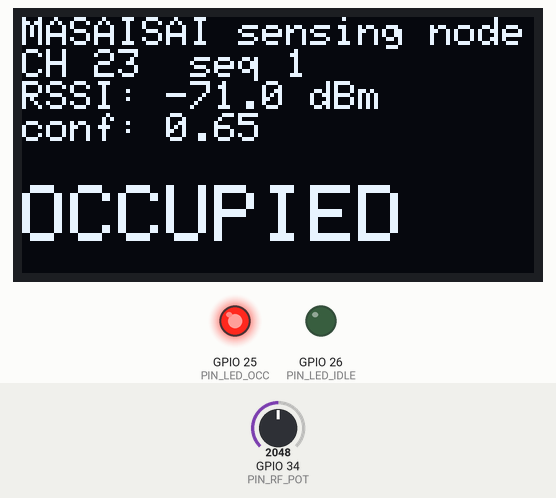
The sketch below on a simulated ESP32. On the bench: 128×64 one-colour display, output pins drawn as LEDs (lit = HIGH). The inputs (shaded band) are chosen by the test bench; at power-on: GPIO 34 (PIN_RF_POT) = 2048. WiFi joins after 1.5 s; servers stay silent unless stated; random numbers use the default seed unless the sketch sets one; no MQTT or app messages arrive unless stated; what the sketch prints to the serial monitor is not drawn.

Above: at 3.6 s.
3.7 s: GPIO 34 (PIN_RF_POT) set to 1773
At 6.6 s:
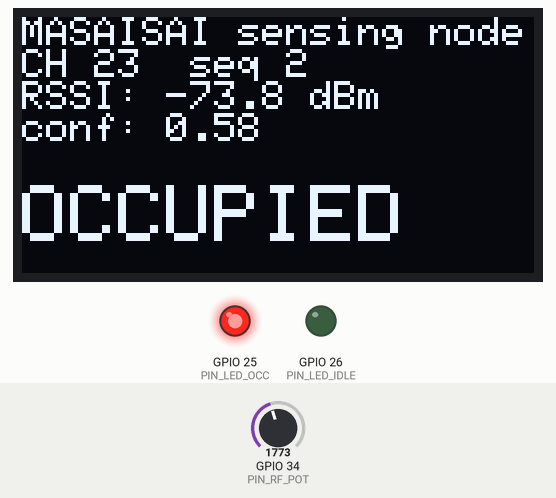
10.5 s: GPIO 34 (PIN_RF_POT) set to 1700
At 12.4 s:
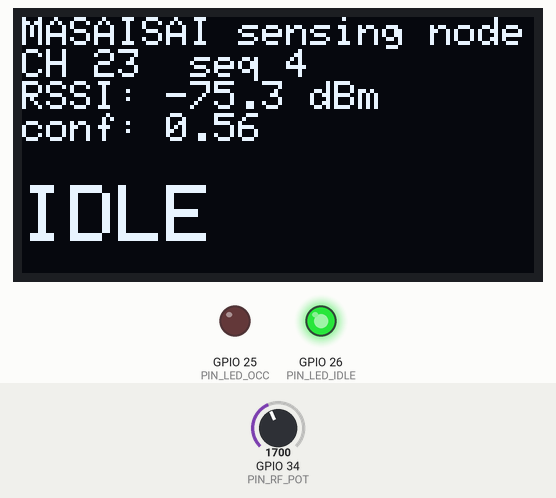
18.5 s: GPIO 34 (PIN_RF_POT) set to 2047
At 21.7 s:
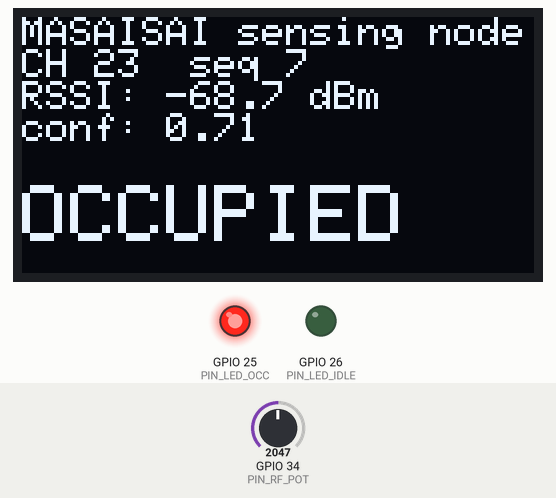
Timing chart, 0 to 23.2 s (numbered marks = the images above; inputs shaded):
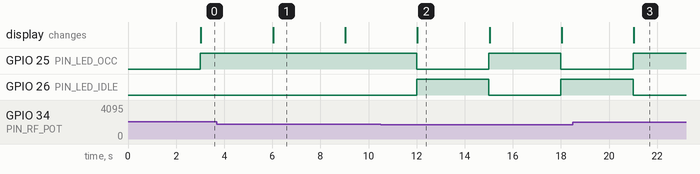

Measured:
- the behaviour switches between 1701 and 1700 on GPIO 34 (PIN_RF_POT) (found by bisection; images 1 and 2)
- after the input at 10.5 s, GPIO 25 (PIN_LED_OCC): HIGH → LOW after 1.5 s, → HIGH 3.0 s later, → LOW 3.0 s later; GPIO 26 (PIN_LED_IDLE): LOW → HIGH after 1.5 s, → LOW 3.0 s later, → HIGH 3.0 s later
- what the display in image 1 shows lasts 3.0 s, from 6.0 s to 9.0 s

The sketch:

sketch.ino
```cpp
// (licence header left out)
#include <WiFi.h>
#include <PubSubClient.h>
#include <Adafruit_GFX.h>
#include <Adafruit_SSD1306.h>

// ---------- Config ----------
const char* WIFI_SSID  = "Wokwi-GUEST";
const char* WIFI_PASS  = "";

const char* MQTT_HOST  = "38.247.146.172";   // MASAISAI VPS
const int   MQTT_PORT  = 1883;
const char* MQTT_USER  = "masaisai_node";
const char* MQTT_PASSW = "CHANGE_ME_NODE_PASSWORD";   // set after VPS setup

const char* NODE_ID    = "wokwi-node-01";
const int   CHANNEL    = 23;                 // simulated UHF DTT channel

const int PIN_RF_POT   = 34;   // slide pot = RF energy on channel
const int PIN_LED_OCC  = 25;   // red: channel occupied
const int PIN_LED_IDLE = 26;   // green: channel idle

// Energy-detection threshold, mirroring sensing_sim.py's model:
// idle floor around -95 dBm, active broadcast around -55 dBm.
const float OCCUPIED_THRESHOLD_DBM = -75.0;

Adafruit_SSD1306 display(128, 64, &Wire, -1);
WiFiClient espClient;
PubSubClient mqtt(espClient);

unsigned long lastPublish = 0;
int readingId = 0;

float readRssiDbm() {
  // Map pot 0..4095 -> -100 dBm .. -40 dBm, plus small Gaussian-ish noise
  int raw = analogRead(PIN_RF_POT);
  float base = -100.0 + (raw / 4095.0) * 60.0;
  float noise = (random(-150, 150)) / 100.0;  // +/-1.5 dB sensor noise
  return base + noise;
}

float sensingConfidence(float rssi) {
  // Confidence drops near the decision threshold (ambiguous zone),
  // mirroring the fail-safe design in constraint_engine.py
  float dist = fabs(rssi - OCCUPIED_THRESHOLD_DBM);
  float conf = 0.55 + (dist / 40.0);
  if (conf > 0.99) conf = 0.99;
  return conf;
}

void connectWifi() {
  WiFi.begin(WIFI_SSID, WIFI_PASS);
  while (WiFi.status() != WL_CONNECTED) { delay(300); }
}

void connectMqtt() {
  while (!mqtt.connected()) {
    String cid = String(NODE_ID) + "-" + String(random(0xffff), HEX);
    if (!mqtt.connect(cid.c_str(), MQTT_USER, MQTT_PASSW)) delay(1000);
  }
}

void setup() {
  Serial.begin(115200);
  pinMode(PIN_LED_OCC, OUTPUT);
  pinMode(PIN_LED_IDLE, OUTPUT);
  Wire.begin(21, 22);
  display.begin(SSD1306_SWITCHCAPVCC, 0x3C);
  display.clearDisplay();
  display.setTextColor(SSD1306_WHITE);
  display.setTextSize(1);
  display.setCursor(0, 0);
  display.println("MASAISAI node boot...");
  display.display();

  connectWifi();
  mqtt.setServer(MQTT_HOST, MQTT_PORT);
  connectMqtt();
}

void loop() {
  if (WiFi.status() != WL_CONNECTED) connectWifi();
  if (!mqtt.connected()) connectMqtt();
  mqtt.loop();

  if (millis() - lastPublish >= 3000) {
    lastPublish = millis();
    readingId++;

    float rssi = readRssiDbm();
    bool occupied = rssi > OCCUPIED_THRESHOLD_DBM;
    float conf = sensingConfidence(rssi);

    digitalWrite(PIN_LED_OCC, occupied ? HIGH : LOW);
    digitalWrite(PIN_LED_IDLE, occupied ? LOW : HIGH);

    char payload[220];
    snprintf(payload, sizeof(payload),
      "{\"node_id\":\"%s\",\"channel\":%d,\"rssi_dbm\":%.1f,"
      "\"occupied\":%d,\"sensing_confidence\":%.2f,\"seq\":%d}",
      NODE_ID, CHANNEL, rssi, occupied ? 1 : 0, conf, readingId);

    char topic[64];
    snprintf(topic, sizeof(topic), "masaisai/sensing/%s", NODE_ID);
    mqtt.publish(topic, payload);
    Serial.println(payload);

    display.clearDisplay();
    display.setCursor(0, 0);
    display.println("MASAISAI sensing node");
    display.print("CH "); display.print(CHANNEL);
    display.print("  seq "); display.println(readingId);
    display.print("RSSI: "); display.print(rssi, 1); display.println(" dBm");
    display.print("conf: "); display.println(conf, 2);
    display.setTextSize(2);
    display.setCursor(0, 42);
    display.println(occupied ? "OCCUPIED" : "IDLE");
    display.setTextSize(1);
    display.display();
  }
}
```
